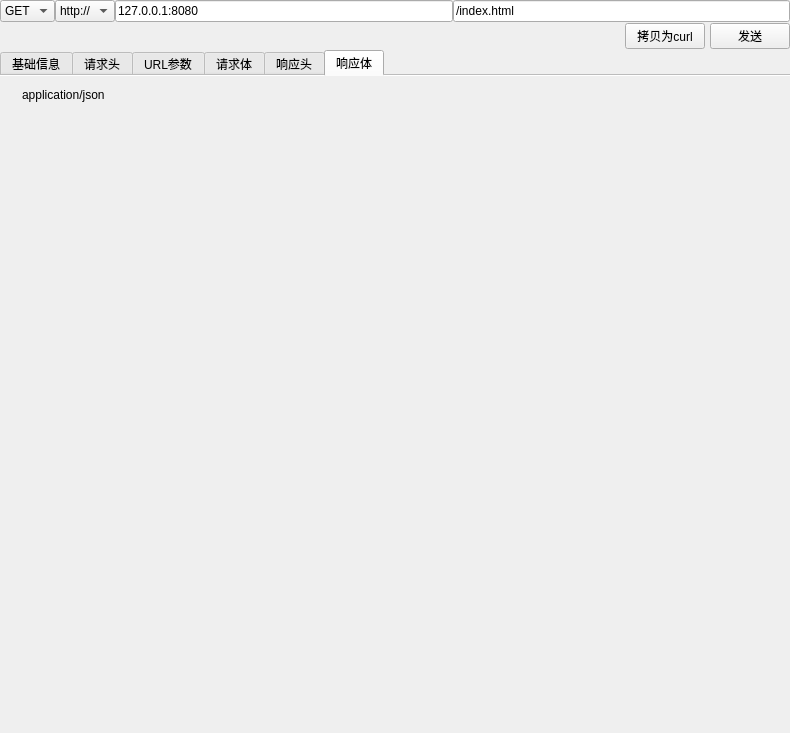
<?xml version="1.0" encoding="UTF-8"?>
<ui version="4.0">
 <class>ReqRespFrame</class>
 <widget class="QFrame" name="ReqRespFrame">
  <property name="geometry">
   <rect>
    <x>0</x>
    <y>0</y>
    <width>790</width>
    <height>733</height>
   </rect>
  </property>
  <property name="windowTitle">
   <string>Frame</string>
  </property>
  <layout class="QVBoxLayout" name="verticalLayout_2">
   <property name="spacing">
    <number>1</number>
   </property>
   <property name="leftMargin">
    <number>0</number>
   </property>
   <property name="topMargin">
    <number>0</number>
   </property>
   <property name="rightMargin">
    <number>0</number>
   </property>
   <property name="bottomMargin">
    <number>0</number>
   </property>
   <item>
    <widget class="QWidget" name="widget_3" native="true">
     <property name="maximumSize">
      <size>
       <width>16777215</width>
       <height>40</height>
      </size>
     </property>
     <layout class="QHBoxLayout" name="horizontalLayout">
      <property name="spacing">
       <number>0</number>
      </property>
      <property name="leftMargin">
       <number>0</number>
      </property>
      <property name="topMargin">
       <number>0</number>
      </property>
      <property name="rightMargin">
       <number>0</number>
      </property>
      <property name="bottomMargin">
       <number>0</number>
      </property>
      <item>
       <widget class="QComboBox" name="req_method_box">
        <item>
         <property name="text">
          <string>GET</string>
         </property>
        </item>
       </widget>
      </item>
      <item>
       <widget class="QComboBox" name="req_schema_box">
        <item>
         <property name="text">
          <string>http://</string>
         </property>
        </item>
       </widget>
      </item>
      <item>
       <widget class="QLineEdit" name="req_address_input">
        <property name="focusPolicy">
         <enum>Qt::StrongFocus</enum>
        </property>
        <property name="text">
         <string>127.0.0.1:8080</string>
        </property>
       </widget>
      </item>
      <item>
       <widget class="QLineEdit" name="req_path_input">
        <property name="focusPolicy">
         <enum>Qt::StrongFocus</enum>
        </property>
        <property name="text">
         <string>/index.html</string>
        </property>
       </widget>
      </item>
     </layout>
    </widget>
   </item>
   <item>
    <widget class="QWidget" name="widget" native="true">
     <property name="maximumSize">
      <size>
       <width>16777215</width>
       <height>40</height>
      </size>
     </property>
     <layout class="QGridLayout" name="gridLayout_2">
      <property name="leftMargin">
       <number>0</number>
      </property>
      <property name="topMargin">
       <number>0</number>
      </property>
      <property name="rightMargin">
       <number>0</number>
      </property>
      <property name="bottomMargin">
       <number>0</number>
      </property>
      <property name="horizontalSpacing">
       <number>5</number>
      </property>
      <property name="verticalSpacing">
       <number>0</number>
      </property>
      <item row="0" column="0">
       <widget class="QPushButton" name="place_holder_btn">
        <property name="enabled">
         <bool>false</bool>
        </property>
        <property name="autoFillBackground">
         <bool>false</bool>
        </property>
        <property name="styleSheet">
         <string notr="true">color: rgba(0, 0, 0, 0);
border: none;</string>
        </property>
        <property name="text">
         <string/>
        </property>
       </widget>
      </item>
      <item row="0" column="2">
       <widget class="QPushButton" name="send_btn">
        <property name="maximumSize">
         <size>
          <width>80</width>
          <height>16777215</height>
         </size>
        </property>
        <property name="text">
         <string>发送</string>
        </property>
       </widget>
      </item>
      <item row="0" column="1">
       <widget class="QPushButton" name="send_btn_2">
        <property name="maximumSize">
         <size>
          <width>80</width>
          <height>16777215</height>
         </size>
        </property>
        <property name="text">
         <string>拷贝为curl</string>
        </property>
       </widget>
      </item>
     </layout>
    </widget>
   </item>
   <item>
    <widget class="QTabWidget" name="main_tab_widget">
     <property name="currentIndex">
      <number>5</number>
     </property>
     <property name="documentMode">
      <bool>true</bool>
     </property>
     <widget class="QWidget" name="tab">
      <attribute name="title">
       <string>基础信息</string>
      </attribute>
      <layout class="QVBoxLayout" name="verticalLayout">
       <item>
        <widget class="BasicInfoTableView" name="basic_info_table_view">
         <property name="frameShape">
          <enum>QFrame::NoFrame</enum>
         </property>
         <property name="frameShadow">
          <enum>QFrame::Plain</enum>
         </property>
         <property name="alternatingRowColors">
          <bool>true</bool>
         </property>
         <attribute name="horizontalHeaderVisible">
          <bool>false</bool>
         </attribute>
         <attribute name="horizontalHeaderStretchLastSection">
          <bool>true</bool>
         </attribute>
         <attribute name="verticalHeaderVisible">
          <bool>false</bool>
         </attribute>
        </widget>
       </item>
      </layout>
     </widget>
     <widget class="QWidget" name="tab_2">
      <attribute name="title">
       <string>请求头</string>
      </attribute>
      <layout class="QVBoxLayout" name="verticalLayout_4">
       <item>
        <widget class="QWidget" name="widget_2" native="true">
         <layout class="QVBoxLayout" name="verticalLayout_3">
          <property name="leftMargin">
           <number>0</number>
          </property>
          <property name="topMargin">
           <number>0</number>
          </property>
          <property name="rightMargin">
           <number>0</number>
          </property>
          <property name="bottomMargin">
           <number>0</number>
          </property>
          <item>
           <widget class="DictTableFrame" name="req_headers_frame">
            <property name="frameShape">
             <enum>QFrame::NoFrame</enum>
            </property>
            <property name="frameShadow">
             <enum>QFrame::Plain</enum>
            </property>
            <property name="lineWidth">
             <number>0</number>
            </property>
           </widget>
          </item>
         </layout>
        </widget>
       </item>
      </layout>
     </widget>
     <widget class="QWidget" name="tab_3">
      <attribute name="title">
       <string>URL参数</string>
      </attribute>
      <layout class="QVBoxLayout" name="verticalLayout_8">
       <item>
        <widget class="DictTableFrame" name="req_url_params_frame">
         <property name="frameShape">
          <enum>QFrame::NoFrame</enum>
         </property>
         <property name="frameShadow">
          <enum>QFrame::Plain</enum>
         </property>
         <property name="lineWidth">
          <number>0</number>
         </property>
        </widget>
       </item>
      </layout>
     </widget>
     <widget class="QWidget" name="tab_4">
      <attribute name="title">
       <string>请求体</string>
      </attribute>
      <layout class="QVBoxLayout" name="verticalLayout_10">
       <item>
        <widget class="ReqBodyFrame" name="req_body_frame">
         <property name="frameShape">
          <enum>QFrame::NoFrame</enum>
         </property>
         <property name="frameShadow">
          <enum>QFrame::Plain</enum>
         </property>
         <property name="lineWidth">
          <number>0</number>
         </property>
        </widget>
       </item>
      </layout>
     </widget>
     <widget class="QWidget" name="tab_5">
      <attribute name="title">
       <string>响应头</string>
      </attribute>
      <layout class="QVBoxLayout" name="verticalLayout_5">
       <item>
        <widget class="QWidget" name="widget_5" native="true">
         <layout class="QVBoxLayout" name="verticalLayout_6">
          <property name="spacing">
           <number>0</number>
          </property>
          <property name="leftMargin">
           <number>0</number>
          </property>
          <property name="topMargin">
           <number>0</number>
          </property>
          <property name="rightMargin">
           <number>0</number>
          </property>
          <property name="bottomMargin">
           <number>0</number>
          </property>
          <item>
           <widget class="DictTableFrame" name="resp_headers_frame">
            <property name="frameShape">
             <enum>QFrame::NoFrame</enum>
            </property>
            <property name="frameShadow">
             <enum>QFrame::Plain</enum>
            </property>
            <property name="lineWidth">
             <number>0</number>
            </property>
           </widget>
          </item>
         </layout>
        </widget>
       </item>
      </layout>
     </widget>
     <widget class="QWidget" name="tab_6">
      <attribute name="title">
       <string>响应体</string>
      </attribute>
      <layout class="QVBoxLayout" name="verticalLayout_9">
       <item>
        <widget class="QLabel" name="resp_body_type_label">
         <property name="maximumSize">
          <size>
           <width>16777215</width>
           <height>20</height>
          </size>
         </property>
         <property name="styleSheet">
          <string notr="true">padding-left: 10px;</string>
         </property>
         <property name="text">
          <string>application/json</string>
         </property>
        </widget>
       </item>
       <item>
        <widget class="QWidget" name="resp_body_area_widget" native="true">
         <layout class="QVBoxLayout" name="verticalLayout_7">
          <property name="leftMargin">
           <number>0</number>
          </property>
          <property name="topMargin">
           <number>0</number>
          </property>
          <property name="rightMargin">
           <number>0</number>
          </property>
          <property name="bottomMargin">
           <number>0</number>
          </property>
         </layout>
        </widget>
       </item>
      </layout>
     </widget>
    </widget>
   </item>
  </layout>
  <zorder>main_tab_widget</zorder>
  <zorder>widget_3</zorder>
  <zorder>widget</zorder>
 </widget>
 <customwidgets>
  <customwidget>
   <class>ReqBodyFrame</class>
   <extends>QFrame</extends>
   <header>.request_manager.h</header>
   <container>1</container>
  </customwidget>
  <customwidget>
   <class>DictTableFrame</class>
   <extends>QFrame</extends>
   <header>.request_manager.h</header>
   <container>1</container>
  </customwidget>
  <customwidget>
   <class>BasicInfoTableView</class>
   <extends>QTableView</extends>
   <header>.request_manager.h</header>
  </customwidget>
 </customwidgets>
 <resources/>
 <connections>
  <connection>
   <sender>send_btn</sender>
   <signal>clicked()</signal>
   <receiver>ReqRespFrame</receiver>
   <slot>send_request()</slot>
   <hints>
    <hint type="sourcelabel">
     <x>789</x>
     <y>64</y>
    </hint>
    <hint type="destinationlabel">
     <x>891</x>
     <y>63</y>
    </hint>
   </hints>
  </connection>
  <connection>
   <sender>send_btn_2</sender>
   <signal>clicked()</signal>
   <receiver>ReqRespFrame</receiver>
   <slot>copy_request_as_curl()</slot>
   <hints>
    <hint type="sourcelabel">
     <x>655</x>
     <y>44</y>
    </hint>
    <hint type="destinationlabel">
     <x>692</x>
     <y>-47</y>
    </hint>
   </hints>
  </connection>
 </connections>
 <slots>
  <slot>send_request()</slot>
  <slot>show_request_body()</slot>
  <slot>show_request_params()</slot>
  <slot>show_request_headers()</slot>
  <slot>show_response_headers()</slot>
  <slot>show_response_body()</slot>
  <slot>copy_request_as_curl()</slot>
 </slots>
</ui>
